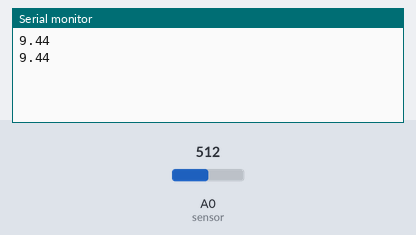
The sketch below on a simulated Arduino Uno, built with avr-gcc and run on an emulated ATmega328P. On the bench: the last lines printed to the serial monitor. The test bench sets the inputs (shaded band); at power-on: A0 (sensor) = 512.

Above: at 1.3 s.
1.4 s: A0 (sensor) set to 716
At 1.9 s:
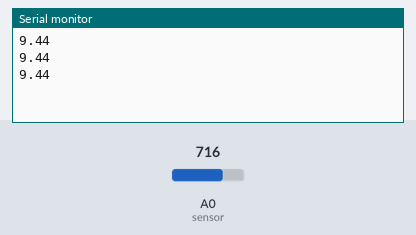
2.9 s: A0 (sensor) set to 900
At 3.4 s:
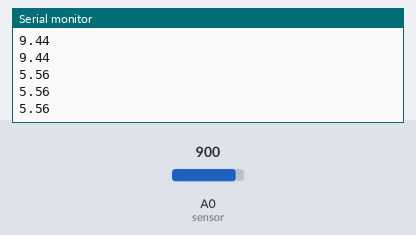
Timing chart, 0 to 5.9 s (numbered marks = the images above; inputs shaded):
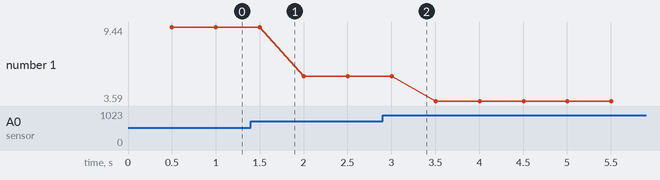

Measured:
- plotted number 1: 9.44 → 5.56 after the input at 1.4 s, 5.56 → 3.59 after the input at 2.9 s

The sketch:

IRLARGE.ino
```cpp
#define sensor A0 // Sharp IR GP2Y0A41SK0F (4-30cm, analog)

void setup() {
  Serial.begin(9600); // start the serial port
}

void loop() {

  // 5v
  double volts = analogRead(sensor);  // value from sensor
  double distance = ((6762/(volts-9)) - 4);// best fit line calculated from graph
  delay(500); // slow down serial port

  if (distance >= 0){
    Serial.println(distance);   // print the distance
  }
}
```
